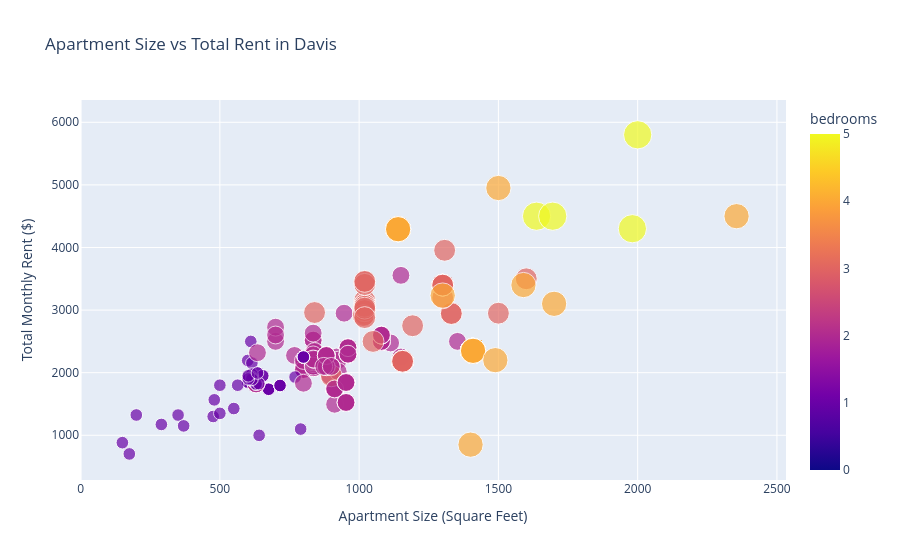

Notebook cell for this chart:
### Code cell
import pandas as pd
import plotly.express as px

# Load dataset
df = pd.read_csv("./enriched_listings.csv")

# Create scatter plot
fig = px.scatter(
    df,
    x="sqft",
    y="price_total",
    color="bedrooms",
    size="bedrooms",
    hover_data=["complex_name", "address"],
    title="Apartment Size vs Total Rent in Davis",
    labels={
        "sqft": "Apartment Size (Square Feet)",
        "price_total": "Total Monthly Rent ($)"
    }
)

fig.show()

### Figure 1 — Plotly figure (JSON) as saved in the notebook; plotly's stock layout.template omitted (floating-point values rounded to 4 significant figures; data arrays with more than 128 entries replaced by an {"elided": "..."} marker saying what was removed)
{"data": [{"customdata": {"elided": "376x2 str values"}, "hovertemplate": "Apartment Size (Square Feet)=%{x}<br>Total Monthly Rent ($)=%{y}<br>bedrooms=%{marker.color}<br>complex_name=%{customdata[0]}<br>address=%{customdata[1]}<extra></extra>", "legendgroup": "", "marker": {"color": {"elided": "376 int values"}, "coloraxis": "coloraxis", "size": {"elided": "376 int values"}, "sizemode": "area", "sizeref": 0.0125, "symbol": "circle"}, "mode": "markers", "name": "", "orientation": "v", "showlegend": false, "type": "scatter", "x": {"elided": "376 float values"}, "xaxis": "x", "y": {"elided": "376 int values"}, "yaxis": "y"}], "layout": {"coloraxis": {"colorbar": {"title": {"text": "bedrooms"}}, "colorscale": [[0, "#0d0887"], [0.1111, "#46039f"], [0.2222, "#7201a8"], [0.3333, "#9c179e"], [0.4444, "#bd3786"], [0.5556, "#d8576b"], [0.6667, "#ed7953"], [0.7778, "#fb9f3a"], [0.8889, "#fdca26"], [1, "#f0f921"]]}, "legend": {"itemsizing": "constant", "tracegroupgap": 0}, "title": {"text": "Apartment Size vs Total Rent in Davis"}, "xaxis": {"anchor": "y", "domain": [0, 1], "title": {"text": "Apartment Size (Square Feet)"}}, "yaxis": {"anchor": "x", "domain": [0, 1], "title": {"text": "Total Monthly Rent ($)"}}}}
